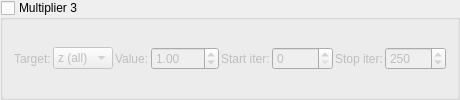
    <widget class="MyGroupBox" name="groupCheck_transf_function_enabledBz_false">
     <property name="title"><string>Multiplier 3</string></property>
     <property name="checkable"><bool>true</bool></property>
     <property name="checked"><bool>false</bool></property>
     <layout class="QGridLayout" name="gridLayout_mult3">
      <property name="spacing"><number>2</number></property>
      <item row="0" column="0">
       <widget class="QLabel"><property name="text"><string>Target:</string></property></widget>
      </item>
      <item row="0" column="1">
       <widget class="MyComboBox" name="comboBox_transf_multiplier_mode_3">
        <item><property name="text"><string notr="true">z (all)</string></property></item>
        <item><property name="text"><string notr="true">z.x</string></property></item>
        <item><property name="text"><string notr="true">z.y</string></property></item>
        <item><property name="text"><string notr="true">z.z</string></property></item>
        <item><property name="text"><string notr="true">DE</string></property></item>
        <item><property name="text"><string notr="true">color</string></property></item>
        <item><property name="text"><string notr="true">z.w</string></property></item>
        <item><property name="text"><string notr="true">z.xy</string></property></item>
        <item><property name="text"><string notr="true">z.xz</string></property></item>
        <item><property name="text"><string notr="true">z.yz</string></property></item>
       </widget>
      </item>
      <item row="0" column="2">
       <widget class="QLabel"><property name="text"><string>Value:</string></property></widget>
      </item>
      <item row="0" column="3">
       <widget class="MyDoubleSpinBox" name="spinbox_transf_scale_6">
        <property name="minimum"><double>-100.0</double></property><property name="maximum"><double>100.0</double></property>
        <property name="singleStep"><double>0.01</double></property><property name="value"><double>1.0</double></property>
       </widget>
      </item>
      <item row="0" column="4">
       <widget class="QLabel"><property name="text"><string>Start iter:</string></property></widget>
      </item>
      <item row="0" column="5">
       <widget class="MySpinBox" name="spinboxInt_transf_start_iterations_D">
        <property name="minimum"><number>0</number></property><property name="maximum"><number>10000</number></property>
        <property name="value"><number>0</number></property>
       </widget>
      </item>
      <item row="0" column="6">
       <widget class="QLabel"><property name="text"><string>Stop iter:</string></property></widget>
      </item>
      <item row="0" column="7">
       <widget class="MySpinBox" name="spinboxInt_transf_stop_iterations_D">
        <property name="minimum"><number>0</number></property><property name="maximum"><number>10000</number></property>
        <property name="value"><number>250</number></property>
       </widget>
      </item>
     </layout>
    </widget>
